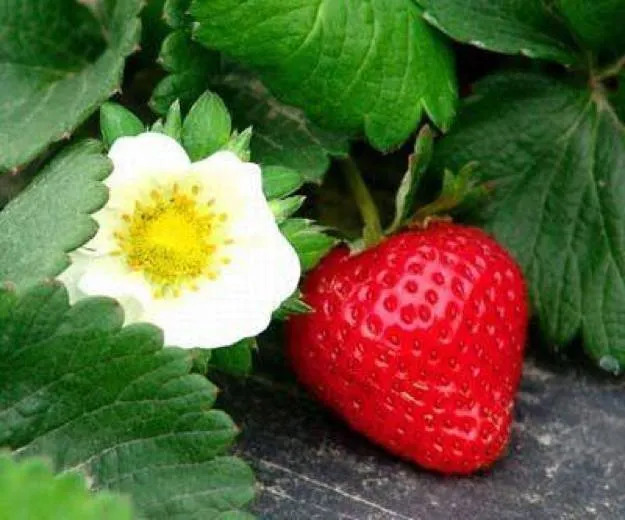
#> input picture color_convert/strawberry.jpg, 625 x 520 px
$ python image_process_hsv.py   (older library calls are emulated)
#> lines starting #> are read from the running program, lines starting #| are printed output that depends on the picture; after the words box and inside, x2 and y2 are one past the last pixel; in counts of white or black regions, pixels touching at a corner belong together
#> in main, image is the input picture: shape (520, 625, 3); mean B, G, R 57.6, 98, 95.1
import cv2
import numpy as np

def bgr2hsv(bgr_image: np.ndarray, hsv_image: np.ndarray):
    # rgb -> hsv 实现
    # max(bgr)
    bgr_max_int = np.max(bgr_image, 2)
    # min(bgr)
    bgr_min_int = np.min(bgr_image, 2)
    # 取最大的idx
    bgr_arg_max = np.argmax(bgr_image, 2)
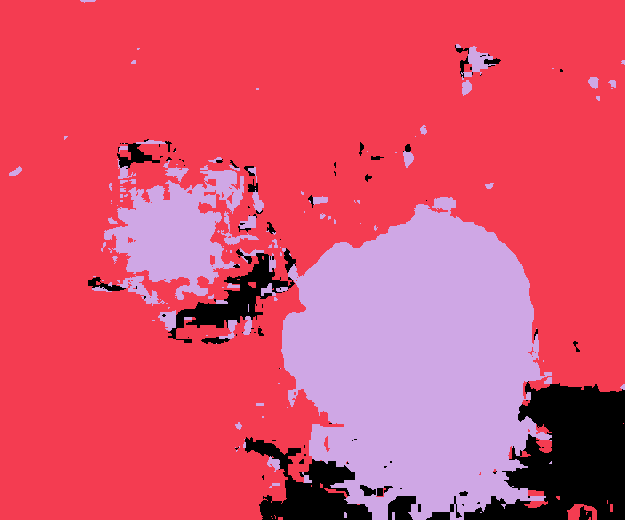
#> bgr_arg_max: shape (520, 625) int64; 3 distinct labels, from 0 to 2; one colour per label, 0 black
    # max(bgr) - min(bgr)
    delta_int = bgr_max_int - bgr_min_int
    # print(delta_int)

    # V = max(rgb)
    v_channel = bgr_max_int  # int 0~255

    # S
    zero_mask = bgr_max_int == 0
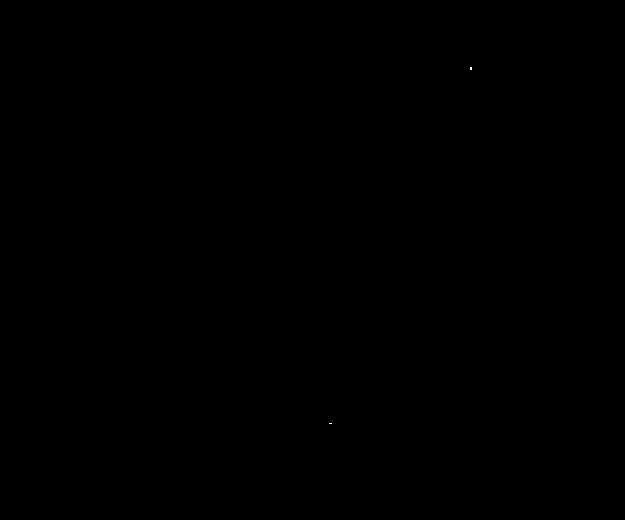
#> zero_mask: shape (520, 625) bool; 0% white in thin lines or dots, all inside (x1, y1, x2, y2) = (329, 67, 472, 424)
    v_channel_zero_to_one = bgr_max_int + zero_mask  # V矩阵里的0值赋值为1
    # max(rgb) 矩阵中为0的位置, 对应位置的 min(rgb) 一定是0, V-min(bgr)/V_0to1 就可以得到S
    s_channel = delta_int.astype(np.float) / v_channel_zero_to_one.astype(np.float)
    # print(s_channel)
    # float to int
    s_channel = (s_channel * 255.0).astype(np.int)
    # print(s_channel)

    # H
    delta_float_zero_to_one = ((delta_int == 0) + delta_int).astype(np.float)
    h_channel = np.zeros(bgr_image.shape[0:2], dtype=float)

    # 用python处理图像时，可能会涉及两幅图像像素值之间的加减运算
    # 这里需要注意的是图像像素值是ubyte类型，ubyte类型数据范围为0~255，若做运算出现负值或超出255，则会抛出异常
    # 异常信息 RuntimeWarning: overflow encountered in ubyte_scalars
    # 需要将image的像素转为int或者float类型
    for row in range(0, bgr_image.shape[0]):
        for col in range(0, bgr_image.shape[1]):
            if bgr_arg_max[row, col] == 0:  # B
                h_channel[row, col] = 240.0 + 60.0 * (float(bgr_image[row, col, 2]) - float(bgr_image[row, col, 1])) / delta_float_zero_to_one[row, col]
            elif bgr_arg_max[row, col] == 1:  # G
                h_channel[row, col] = 120.0 + 60.0 * (float(bgr_image[row, col, 0]) - float(bgr_image[row, col, 2])) / delta_float_zero_to_one[row, col]
            else:  # bgr_arg_max[row, col] == 2  R
                h_channel[row, col] = 60.0 * (float(bgr_image[row, col, 1]) - float(bgr_image[row, col, 0])) / delta_float_zero_to_one[row, col]
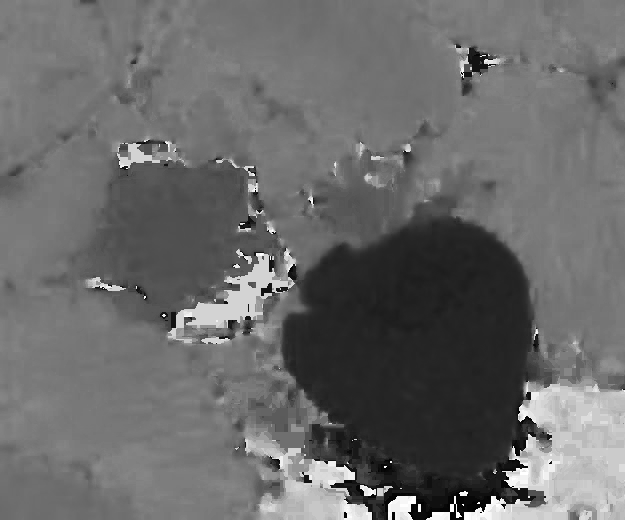
#> h_channel: shape (520, 625) float64; min -55.71, max 300, mean 92.6; drawn with min black and max white
    zero_mask = (h_channel < 0.0).astype(np.float)
#> zero_mask: shape (520, 625) float64; values 0 (black) and 1 (white), 15.3% white; 112 white regions (86 under 20 px), largest, box (x1, y1, x2, y2) and area: (298, 227, 536, 520) 47637, (461, 48, 496, 77) 373, (290, 344, 298, 373) 113
    h_channel = h_channel + zero_mask * 360.0
    # print(h_channel)
    # float to int
    h_channel = (h_channel / 2.0).astype(np.int)
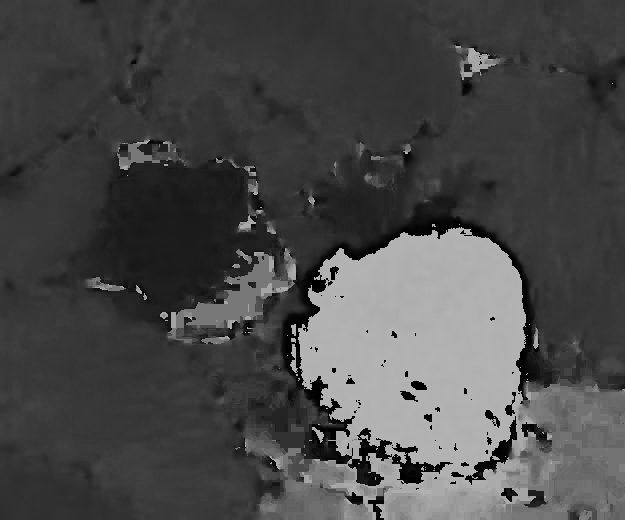
#> h_channel: shape (520, 625) int64; min 0, max 179, mean 73.4
    # print(h_channel)
    hsv_image[:,:,0] = h_channel
    hsv_image[:,:,1] = s_channel
    hsv_image[:,:,2] = v_channel
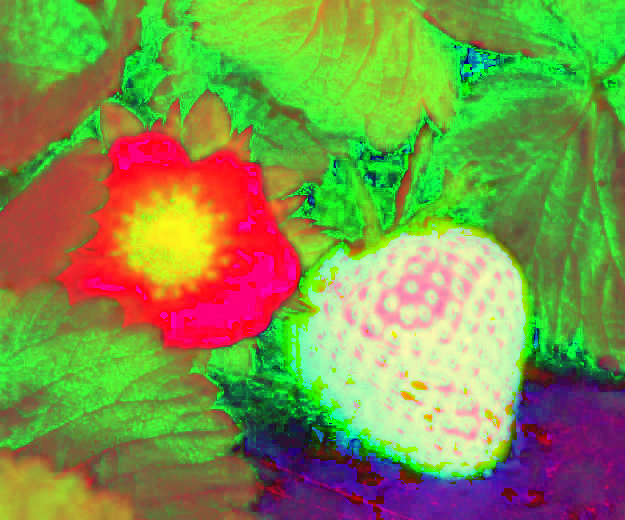
#> hsv_image: shape (520, 625, 3) float64; mean of channels 0, 1, 2 73.4, 148.9, 124.1; drawn as B, G, R

def main():
    # 读取图片
    image = cv2.imread('strawberry.jpg')

    # 检查图像是否被正确载入
    if image is None:
        print("Error: 图像没有被正确载入。")
    else:
        # 分离图像通道
        # blue_channel, green_channel, red_channel = cv2.split(image)

        # 实现 rgb->hsv
        hsv_image_cal = np.zeros(image.shape)
        bgr2hsv(image, hsv_image_cal)
        cv2.imwrite("hsv_cal_strawberry.jpg", hsv_image_cal)

        # rgb -> hsv
        hsv_image = np.zeros(image.shape)
        hsv_image = cv2.cvtColor(image, cv2.COLOR_BGR2HSV)
#> hsv_image: shape (520, 625, 3); mean H, S, V 71.5, 149.3, 124.1
        cv2.imwrite("hsv_strawberry.jpg", hsv_image)

        print("h_channel diff num", np.sum(hsv_image_cal[:,:,0] != hsv_image[:,:,0]))
#| h_channel diff num 133361
        print("s_channel diff num", np.sum(hsv_image_cal[:,:,1] != hsv_image[:,:,1]))
#| s_channel diff num 142096
        print("v_channel diff num", np.sum(hsv_image_cal[:,:,2] != hsv_image[:,:,2]))
#| v_channel diff num 0
        # H, S, V = cv2.split(hsv_image)    #分离 HSV 三通道
        # 筛选绿色
        Lowerred0 = np.array([35,43,35])
        Upperred0 = np.array([77,255,255])
        hsv_leaf_mask = cv2.inRange(hsv_image, Lowerred0, Upperred0)
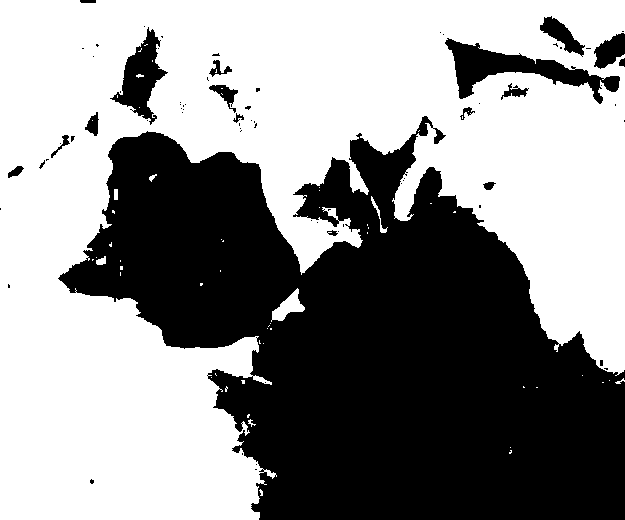
#> hsv_leaf_mask: shape (520, 625); 56.1% white; 74 black regions (56 under 20 px), largest, box (x1, y1, x2, y2) and area: (58, 116, 625, 520) 133593, (445, 38, 620, 104) 3721, (110, 27, 168, 125) 2237
        cv2.imwrite("hsv_leaf_mask.jpg", hsv_leaf_mask)
        # 筛选红色 (跨区间, 需要两个mask)
        Lowerred0 = np.array([0,43,35])
        Upperred0 = np.array([10,255,255])
        hsv_strawberry_mask_0 = cv2.inRange(hsv_image, Lowerred0, Upperred0)
#> hsv_strawberry_mask_0: shape (520, 625); 2.3% white; 104 white regions (74 under 20 px), largest, box (x1, y1, x2, y2) and area: (285, 218, 533, 401) 4254, (473, 416, 517, 472) 598, (376, 438, 419, 462) 321
        Lowerred1 = np.array([156,43,35])
        Upperred1 = np.array([180,255,255])
        hsv_strawberry_mask_1 = cv2.inRange(hsv_image, Lowerred1, Upperred1)
#> hsv_strawberry_mask_1: shape (520, 625); 12.6% white; 52 white regions (40 under 20 px), largest, box (x1, y1, x2, y2) and area: (299, 228, 526, 490) 40196, (496, 459, 520, 469) 128, (385, 445, 407, 461) 117
        cv2.imwrite("hsv_strawberry_mask.jpg",
                    hsv_strawberry_mask_0 + hsv_strawberry_mask_1)
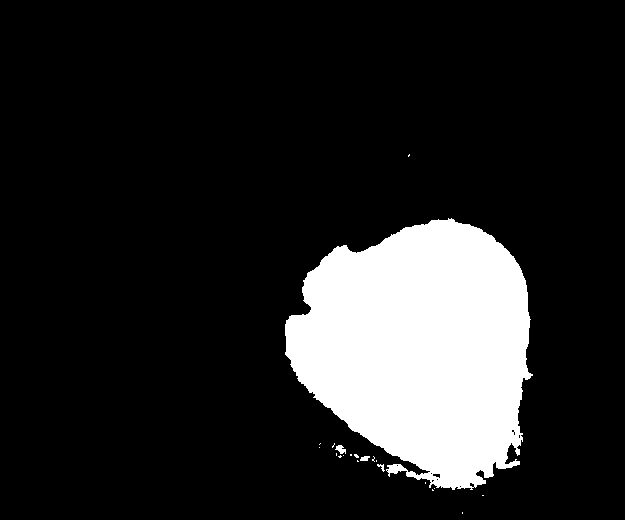
#> saved as hsv_strawberry_mask.jpg: shape (520, 625); 14.9% white; 21 white regions (17 under 20 px), largest, box (x1, y1, x2, y2) and area: (285, 218, 533, 490) 48271, (335, 445, 346, 454) 60, (360, 456, 370, 461) 38, (377, 464, 385, 472) 27
        # cv2.waitKey(0)

if __name__ == "__main__":
    main()
